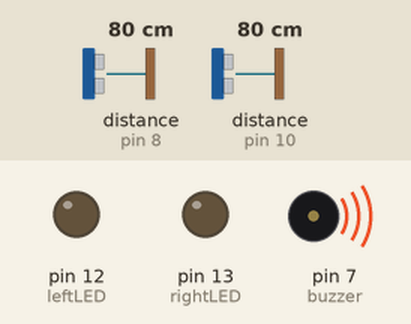
Simulated run of this sketch. Board: Arduino Uno, built with avr-gcc and run on an emulated ATmega328P. Parts: output pins drawn as LEDs (lit = HIGH), buzzer (waves = sounding, pin HIGH). Wiring (inferred from the names in the program): 2 × ultrasonic range finder: trigger pin 9, echo pin 8 / trigger pin 11, echo pin 10. The inputs (shaded band) are chosen by the test bench; at power-on: distance to the obstacle (sensors on pin 10, pin 8) 80 cm. The echo pulse lasts 58.3 µs per cm; pins used as bus, display or sensor lines are not drawn; what the sketch prints to the serial monitor is not drawn.

Above: at 1.6 s.
1.7 s: distance to the obstacle (sensor on pin 10) set to 66 cm
3.2 s: distance to the obstacle (sensor on pin 10) set to 57 cm
At 3.38 s:
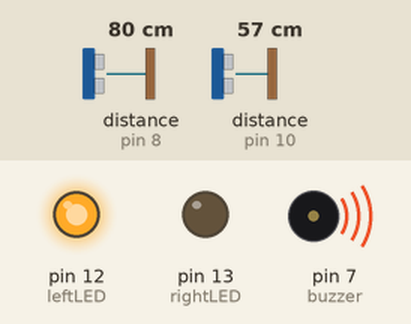
6.2 s: distance to the obstacle (sensor on pin 8) set to 61 cm
9.2 s: distance to the obstacle (sensor on pin 8) set to 51 cm
At 9.7 s:
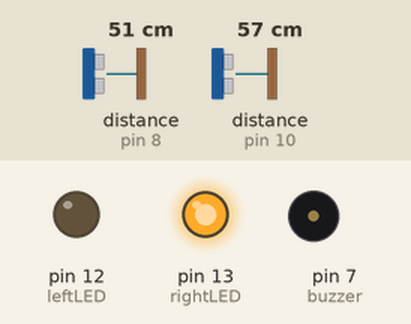
12.2 s: distance to the obstacle (sensor on pin 8) set to 60 cm
At 12.7 s:
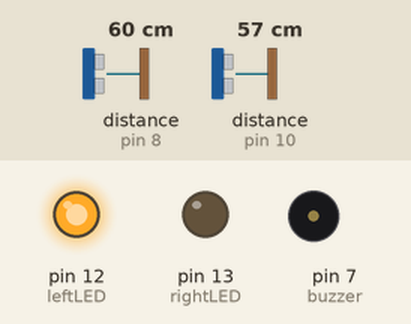
15.2 s: distance to the obstacle (sensor on pin 8) set to 2 cm
At 19.15 s:
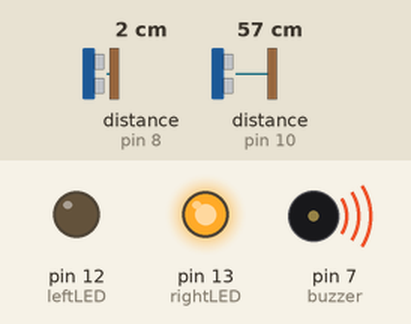
Timing chart, 0 to 19.2 s (numbered marks = the images above; inputs shaded):
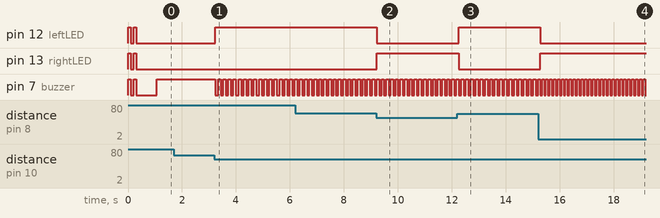

Measured:
- the behaviour switches between 62 and 61 cm on distance to the obstacle (sensor on pin 10) (found by bisection; images 0 and 1)
- the behaviour switches between 57 and 56 cm on distance to the obstacle (sensor on pin 8) (found by bisection; images 1 and 2)
- after the input at 3.2 s, pin 12 (leftLED): LOW → HIGH at once; pin 7 (buzzer): alternates HIGH for 0.10 s and LOW for 0.10 s, starting at once
- after the input at 9.2 s, pin 12 (leftLED): HIGH → LOW at once; pin 13 (rightLED): LOW → HIGH at once
- after the input at 12.2 s, pin 12 (leftLED): LOW → HIGH after 0.06 s; pin 13 (rightLED): HIGH → LOW after 0.06 s
- after the input at 15.2 s, pin 12 (leftLED): HIGH → LOW after 0.08 s; pin 13 (rightLED): LOW → HIGH after 0.08 s

The sketch:

miniDRONES.ino
```cpp
/*
 *
 * (mini) DRONES (Distance Reading Object Navigation Electronic System)
 * by collin w
 * updated 12/2/2021
 *
 * note: everything in inches :(
 * for second robotics team (972)
 *
 */

const int leftPing = 9;
const int leftEcho = 8;
const int rightPing = 11;
const int rightEcho = 10;
const int leftLED = 12;
const int rightLED = 13;
const int buzzer = 7;

long interval = 1000;
long prev = 0;

boolean buzzerState = false;

int distances[5] = {24, 12, 6, 3, 1};
int intervals[5] = {1000, 600, 400, 200, 100};

float leftDuration, rightDuration, leftInch, rightInch;

float distFromTable = 4;

int delayMS = 50;

//Setup
void setup() {
  Serial.begin(9600);

  pinMode(leftPing, OUTPUT);
  pinMode(leftEcho, INPUT);
  pinMode(rightPing, OUTPUT);
  pinMode(rightEcho, INPUT);

  pinMode(leftLED, OUTPUT);
  pinMode(rightLED, OUTPUT);
  pinMode(buzzer, OUTPUT);

  digitalWrite(leftPing, LOW);
  digitalWrite(rightPing, LOW);
  digitalWrite(leftLED, LOW);
  digitalWrite(rightLED, LOW);
  digitalWrite(buzzer, LOW);
  delay(10);

  digitalWrite(leftLED, HIGH);
  digitalWrite(rightLED, HIGH);
  digitalWrite(buzzer, HIGH);
  delay(100);
  digitalWrite(leftLED, LOW);
  digitalWrite(rightLED, LOW);
  digitalWrite(buzzer, LOW);
  delay(100);
  digitalWrite(leftLED, HIGH);
  digitalWrite(rightLED, HIGH);
  digitalWrite(buzzer, HIGH);
  delay(100);
  digitalWrite(leftLED, LOW);
  digitalWrite(rightLED, LOW);
  digitalWrite(buzzer, LOW);
  delay(100);

  Serial.println("(mini) DRONES has activated. Prepare yourselves.");
}

//Loop
void loop() {
  leftDuration = 0;
  rightDuration = 0;

  for(int i = 0; i < 5; i++) {
    delayMicroseconds(2);
    digitalWrite(leftPing, HIGH);
    delayMicroseconds(10);
    digitalWrite(leftPing, LOW);

    leftDuration += pulseIn(leftEcho, HIGH);

    delayMicroseconds(2);
    digitalWrite(rightPing, HIGH);
    delayMicroseconds(10);
    digitalWrite(rightPing, LOW);

    rightDuration += pulseIn(rightEcho, HIGH);
  }

  leftInch = (leftDuration / 5) / 74 / 2;
  rightInch = (rightDuration / 5) / 74 / 2;

  if(rightInch >= distances[0]) {
    digitalWrite(buzzer, LOW);
    buzzerState = false;

  } else if(rightInch >= distances[1]) {
    interval = intervals[0];

  } else if(rightInch >= distances[2]) {
    interval = intervals[1];

  } else if(rightInch >= distances[3]) {
    interval = intervals[2];

  } else if(rightInch >= distances[4]) {
    interval = intervals[3];

  } else {
    digitalWrite(buzzer, HIGH);
    buzzerState = true;

  }

  if(rightInch <= distances[0]) {
    if(leftInch >= rightInch) {
      digitalWrite(leftLED, HIGH);
      digitalWrite(rightLED, LOW);

    } else if(leftInch <= rightInch) {
      digitalWrite(leftLED, LOW);
      digitalWrite(rightLED, HIGH);
    }
  } else {
    digitalWrite(leftLED, LOW);
    digitalWrite(rightLED, LOW);
  }

  if(millis() - prev > interval) {
    buzzerState = !buzzerState;

    if(buzzerState)
      digitalWrite(buzzer, HIGH);
    else
      digitalWrite(buzzer, LOW);
  }

  delay(delayMS);
}
```
